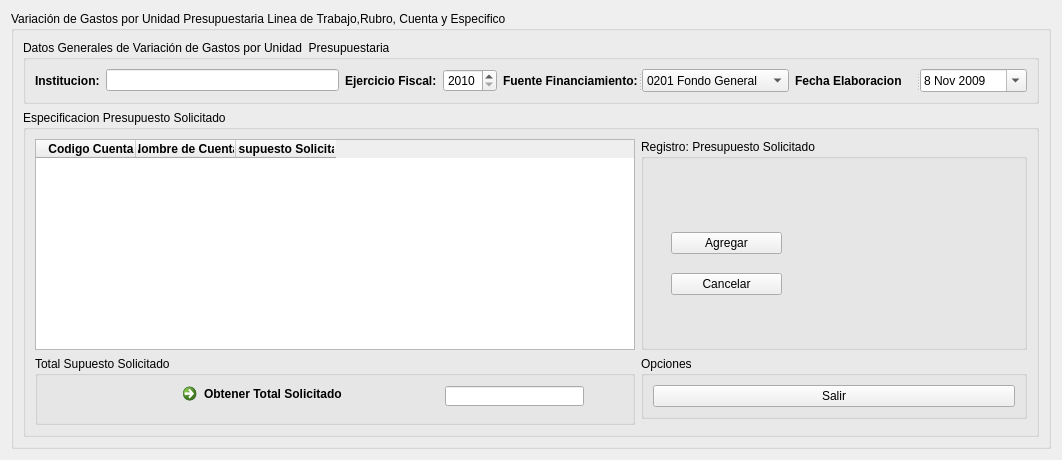
<?xml version="1.0" encoding="UTF-8"?>
<ui version="4.0">
 <class>CrearVariacion</class>
 <widget class="QWidget" name="CrearVariacion">
  <property name="windowModality">
   <enum>Qt::ApplicationModal</enum>
  </property>
  <property name="geometry">
   <rect>
    <x>0</x>
    <y>0</y>
    <width>1062</width>
    <height>459</height>
   </rect>
  </property>
  <property name="sizePolicy">
   <sizepolicy hsizetype="Expanding" vsizetype="Expanding">
    <horstretch>0</horstretch>
    <verstretch>0</verstretch>
   </sizepolicy>
  </property>
  <property name="windowTitle">
   <string>Registro Presupuesto solocitado</string>
  </property>
  <property name="windowIcon">
   <iconset>
    <normaloff>:/iconos/cosas.jpg</normaloff>:/iconos/cosas.jpg</iconset>
  </property>
  <layout class="QGridLayout" name="gridLayout_4">
   <item row="0" column="0">
    <widget class="QGroupBox" name="groupBox_2">
     <property name="title">
      <string>Variación de Gastos por Unidad Presupuestaria Linea de Trabajo,Rubro, Cuenta y Especifico</string>
     </property>
     <property name="flat">
      <bool>false</bool>
     </property>
     <property name="checkable">
      <bool>false</bool>
     </property>
     <layout class="QGridLayout" name="gridLayout_3">
      <item row="0" column="0">
       <widget class="QGroupBox" name="groupBox">
        <property name="title">
         <string>Datos Generales de Variación de Gastos por Unidad  Presupuestaria</string>
        </property>
        <layout class="QGridLayout" name="gridLayout">
         <item row="0" column="0">
          <widget class="QLabel" name="Institucion">
           <property name="font">
            <font>
             <weight>75</weight>
             <bold>true</bold>
            </font>
           </property>
           <property name="text">
            <string>Institucion:</string>
           </property>
          </widget>
         </item>
         <item row="0" column="2">
          <layout class="QHBoxLayout" name="horizontalLayout_6">
           <item>
            <widget class="QLabel" name="EjercicioFiscal">
             <property name="font">
              <font>
               <weight>75</weight>
               <bold>true</bold>
              </font>
             </property>
             <property name="text">
              <string>Ejercicio Fiscal:</string>
             </property>
            </widget>
           </item>
           <item>
            <widget class="QSpinBox" name="EjercicioFiscal2">
             <property name="minimum">
              <number>2010</number>
             </property>
             <property name="maximum">
              <number>2999</number>
             </property>
            </widget>
           </item>
          </layout>
         </item>
         <item row="0" column="4">
          <layout class="QHBoxLayout" name="horizontalLayout_8">
           <item>
            <widget class="QSplitter" name="splitter_3">
             <property name="orientation">
              <enum>Qt::Horizontal</enum>
             </property>
             <widget class="QLabel" name="EjercicioFiscal_4">
              <property name="font">
               <font>
                <weight>75</weight>
                <bold>true</bold>
               </font>
              </property>
              <property name="text">
               <string>Fuente Financiamiento:</string>
              </property>
             </widget>
             <widget class="QComboBox" name="comboBox">
              <property name="editable">
               <bool>false</bool>
              </property>
              <property name="duplicatesEnabled">
               <bool>false</bool>
              </property>
              <item>
               <property name="text">
                <string>0201 Fondo General</string>
               </property>
              </item>
              <item>
               <property name="text">
                <string>0101 Fondos Propios</string>
               </property>
              </item>
              <item>
               <property name="text">
                <string>0203 Donado</string>
               </property>
              </item>
             </widget>
            </widget>
           </item>
          </layout>
         </item>
         <item row="0" column="5">
          <layout class="QHBoxLayout" name="horizontalLayout_9">
           <item>
            <widget class="QSplitter" name="splitter">
             <property name="orientation">
              <enum>Qt::Horizontal</enum>
             </property>
             <widget class="QLabel" name="FechaElaboracion">
              <property name="font">
               <font>
                <weight>75</weight>
                <bold>true</bold>
               </font>
              </property>
              <property name="text">
               <string>Fecha Elaboracion</string>
              </property>
             </widget>
             <widget class="QDateEdit" name="dateElaboracion">
              <property name="dateTime">
               <datetime>
                <hour>0</hour>
                <minute>0</minute>
                <second>0</second>
                <year>2009</year>
                <month>11</month>
                <day>8</day>
               </datetime>
              </property>
              <property name="minimumDateTime">
               <datetime>
                <hour>0</hour>
                <minute>0</minute>
                <second>0</second>
                <year>2009</year>
                <month>11</month>
                <day>8</day>
               </datetime>
              </property>
              <property name="minimumDate">
               <date>
                <year>2009</year>
                <month>11</month>
                <day>8</day>
               </date>
              </property>
              <property name="calendarPopup">
               <bool>true</bool>
              </property>
              <property name="date">
               <date>
                <year>2009</year>
                <month>11</month>
                <day>8</day>
               </date>
              </property>
             </widget>
            </widget>
           </item>
          </layout>
         </item>
         <item row="0" column="1">
          <widget class="QLineEdit" name="Institucion2">
           <property name="readOnly">
            <bool>true</bool>
           </property>
          </widget>
         </item>
        </layout>
       </widget>
      </item>
      <item row="1" column="0">
       <widget class="QGroupBox" name="groupBox_3">
        <property name="title">
         <string>Especificacion Presupuesto Solicitado</string>
        </property>
        <layout class="QGridLayout" name="gridLayout_2">
         <item row="0" column="0">
          <widget class="QTableWidget" name="tablaPresupuestoSolicitado">
           <property name="minimumSize">
            <size>
             <width>261</width>
             <height>211</height>
            </size>
           </property>
           <property name="maximumSize">
            <size>
             <width>600</width>
             <height>500</height>
            </size>
           </property>
           <property name="cursor" stdset="0">
            <cursorShape>ArrowCursor</cursorShape>
           </property>
           <property name="mouseTracking">
            <bool>true</bool>
           </property>
           <property name="autoFillBackground">
            <bool>true</bool>
           </property>
           <property name="lineWidth">
            <number>2</number>
           </property>
           <property name="editTriggers">
            <set>QAbstractItemView::CurrentChanged|QAbstractItemView::DoubleClicked</set>
           </property>
           <property name="dragEnabled">
            <bool>false</bool>
           </property>
           <property name="dragDropOverwriteMode">
            <bool>false</bool>
           </property>
           <property name="alternatingRowColors">
            <bool>true</bool>
           </property>
           <property name="selectionBehavior">
            <enum>QAbstractItemView::SelectItems</enum>
           </property>
           <property name="textElideMode">
            <enum>Qt::ElideNone</enum>
           </property>
           <property name="horizontalScrollMode">
            <enum>QAbstractItemView::ScrollPerItem</enum>
           </property>
           <property name="wordWrap">
            <bool>false</bool>
           </property>
           <property name="rowCount">
            <number>0</number>
           </property>
           <property name="columnCount">
            <number>3</number>
           </property>
           <attribute name="horizontalHeaderMinimumSectionSize">
            <number>30</number>
           </attribute>
           <attribute name="verticalHeaderDefaultSectionSize">
            <number>20</number>
           </attribute>
           <attribute name="verticalHeaderMinimumSectionSize">
            <number>30</number>
           </attribute>
           <column>
            <property name="text">
             <string>   Codigo Cuenta</string>
            </property>
            <property name="font">
             <font>
              <weight>75</weight>
              <bold>true</bold>
             </font>
            </property>
           </column>
           <column>
            <property name="text">
             <string notr="true">Nombre de Cuenta</string>
            </property>
            <property name="font">
             <font>
              <weight>75</weight>
              <bold>true</bold>
             </font>
            </property>
           </column>
           <column>
            <property name="text">
             <string>Presupuesto Solicitado</string>
            </property>
            <property name="font">
             <font>
              <weight>75</weight>
              <bold>true</bold>
             </font>
            </property>
           </column>
          </widget>
         </item>
         <item row="0" column="3">
          <widget class="QGroupBox" name="groupBox_4">
           <property name="title">
            <string>Registro: Presupuesto Solicitado</string>
           </property>
           <widget class="QWidget" name="layoutWidget_2">
            <property name="geometry">
             <rect>
              <x>30</x>
              <y>80</y>
              <width>111</width>
              <height>91</height>
             </rect>
            </property>
            <layout class="QVBoxLayout" name="verticalLayout_2">
             <item>
              <widget class="QPushButton" name="AgregarButton">
               <property name="text">
                <string>Agregar</string>
               </property>
               <property name="iconSize">
                <size>
                 <width>20</width>
                 <height>20</height>
                </size>
               </property>
              </widget>
             </item>
             <item>
              <widget class="QPushButton" name="CancelarButton">
               <property name="text">
                <string>Cancelar</string>
               </property>
               <property name="icon">
                <iconset>
                 <normaloff>:/iconos/pre2-iconos.png</normaloff>:/iconos/pre2-iconos.png</iconset>
               </property>
               <property name="iconSize">
                <size>
                 <width>20</width>
                 <height>20</height>
                </size>
               </property>
              </widget>
             </item>
            </layout>
           </widget>
          </widget>
         </item>
         <item row="1" column="0" rowspan="2">
          <widget class="QGroupBox" name="groupBox_6">
           <property name="title">
            <string>Total Supuesto Solicitado</string>
           </property>
           <widget class="QCommandLinkButton" name="obtenerSolicitadoLinkButton">
            <property name="geometry">
             <rect>
              <x>140</x>
              <y>20</y>
              <width>221</width>
              <height>31</height>
             </rect>
            </property>
            <property name="text">
             <string>Obtener Total Solicitado</string>
            </property>
           </widget>
           <widget class="QSplitter" name="splitter_2">
            <property name="geometry">
             <rect>
              <x>410</x>
              <y>30</y>
              <width>139</width>
              <height>20</height>
             </rect>
            </property>
            <property name="orientation">
             <enum>Qt::Horizontal</enum>
            </property>
            <widget class="QLineEdit" name="montoTotallLine">
             <property name="text">
              <string/>
             </property>
             <property name="readOnly">
              <bool>true</bool>
             </property>
            </widget>
           </widget>
          </widget>
         </item>
         <item row="1" column="3">
          <widget class="QGroupBox" name="groupBox_5">
           <property name="title">
            <string>Opciones</string>
           </property>
           <layout class="QVBoxLayout" name="verticalLayout_5">
            <item>
             <widget class="QPushButton" name="salirButton">
              <property name="text">
               <string>Salir</string>
              </property>
             </widget>
            </item>
           </layout>
          </widget>
         </item>
        </layout>
       </widget>
      </item>
     </layout>
    </widget>
   </item>
  </layout>
 </widget>
 <resources/>
 <connections>
  <connection>
   <sender>salirButton</sender>
   <signal>clicked()</signal>
   <receiver>CrearVariacion</receiver>
   <slot>close()</slot>
   <hints>
    <hint type="sourcelabel">
     <x>946</x>
     <y>413</y>
    </hint>
    <hint type="destinationlabel">
     <x>350</x>
     <y>307</y>
    </hint>
   </hints>
  </connection>
 </connections>
</ui>
